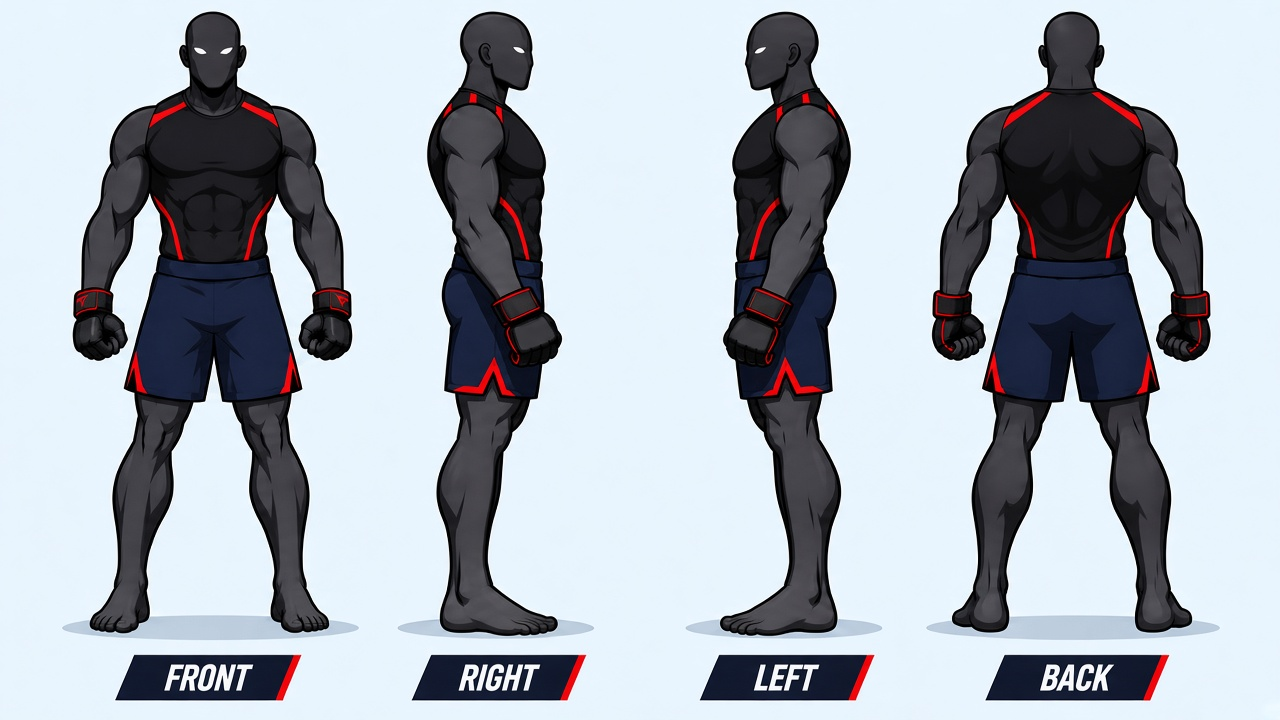
#> input picture .claude/skills/fight-playbook-rules/main_character_reference.jpg, 1280 x 720 px, found by its file name
$ python compare_head2.py ../../.claude/skills/fight-playbook-rules/main_character_reference.jpg out.png
#> lines starting #> are read from the running program, lines starting #| are printed output that depends on the picture
#> further down, ref is the input picture: PIL image 1280x720 RGB; mean R, G, B 170.2, 177.4, 186.2
"""Head comparison at the same figure scale: sheet (top row) vs render (bottom row) for front, right and (render only) 3/4.
python3 compare_head2.py RENDER_DIR OUT.jpg"""
import sys
from PIL import Image, ImageOps
import compare_ref as CR
def headcrop(im, frac=0.24):
#> called with frac = 0.24
    g = ImageOps.grayscale(im); bg = g.getpixel((2, 2)); bb = g.point(lambda p: 255 if abs(p - bg) > 60 else 0).getbbox()
#> after `g = ImageOps.grayscale(im)`:
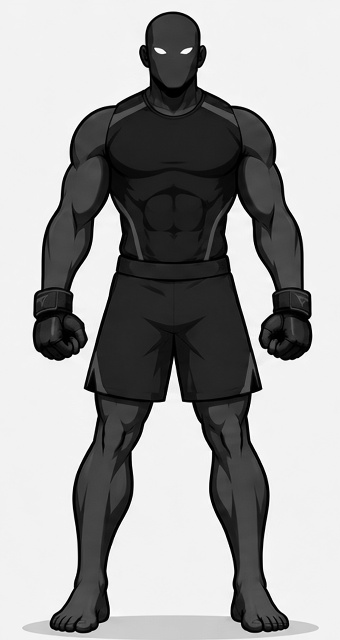
#> g: PIL image 340x640 L; min 0, max 255, mean 160.7
#> after `g = ImageOps.grayscale(im)`:
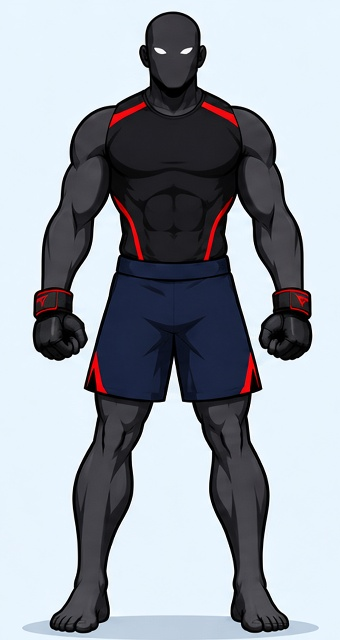
#> im: PIL image 340x640 RGB; mean R, G, B 155.3, 161.7, 170.4
#> after `bg = g.getpixel((2, 2))`: bg = 242
#> after `bb = g.point(lambda p: 255 if abs(p - bg) > 60 else 0).getbbox()`: bb = (32, 11, 313, 634)
    x0, y0, x1, y1 = bb; h = y1 - y0; cx = (x0 + x1) // 2; s = int(frac * h)
#> after `x0, y0, x1, y1 = bb`: x0 = 32; y0 = 11; x1 = 313; y1 = 634
#> after `h = y1 - y0`: h = 623
#> after `cx = (x0 + x1) // 2`: cx = 172
#> after `s = int(frac * h)`: s = 149
    return im.crop((cx - s // 2 - s // 4, y0 - 5, cx + s // 2 + s // 4, y0 + s)).resize((450, 600))
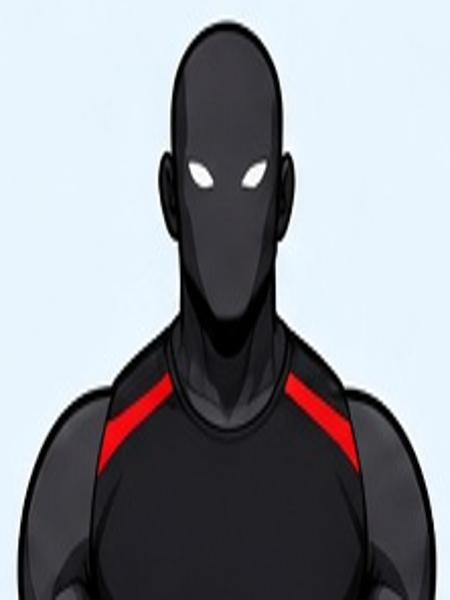
#> returned value: PIL image 450x600 RGB; mean R, G, B 145.5, 148.6, 155.3
ref = Image.open(CR.REF).convert("RGB"); d = sys.argv[1]
top = [headcrop(ref.crop(CR.BOXES[v])) for v in ("front", "right")]
#> call 2 of headcrop, with frac = 0.24
#> in headcrop (call 2), `g = ImageOps.grayscale(im)`:
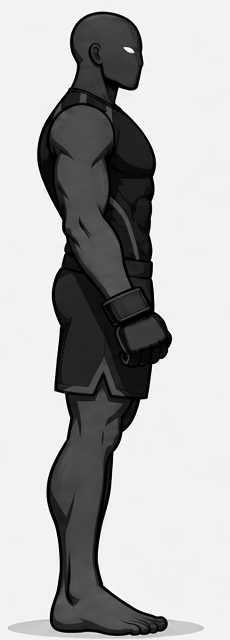
#> g: PIL image 230x640 L; min 0, max 255, mean 175.7
#> in headcrop (call 2), `g = ImageOps.grayscale(im)`:
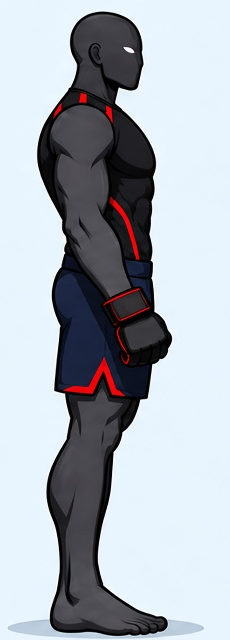
#> im: PIL image 230x640 RGB; mean R, G, B 170.2, 176.9, 185
#> in headcrop (call 2), `bg = g.getpixel((2, 2))`: bg = 243
#> in headcrop (call 2), `bb = g.point(lambda p: 255 if abs(p - bg) > 60 else 0).getbbox()`: bb = (37, 11, 172, 636)
#> in headcrop (call 2), `x0, y0, x1, y1 = bb`: x0 = 37; x1 = 172; y1 = 636
#> in headcrop (call 2), `h = y1 - y0`: h = 625
#> in headcrop (call 2), `cx = (x0 + x1) // 2`: cx = 104
#> in headcrop (call 2), `s = int(frac * h)`: s = 150
#> in headcrop (call 2), `return im.crop((cx - s // 2 - s // 4, y0 - 5, cx + s // 2 + s // 4, y0..`:
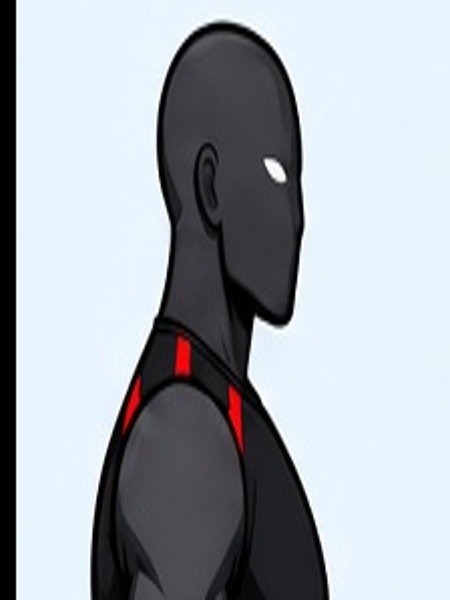
#> returned value: PIL image 450x600 RGB; mean R, G, B 165.1, 171.8, 178.7
#> top = 2 items
#> (the run stopped early here; a loop or call above may not have finished)
